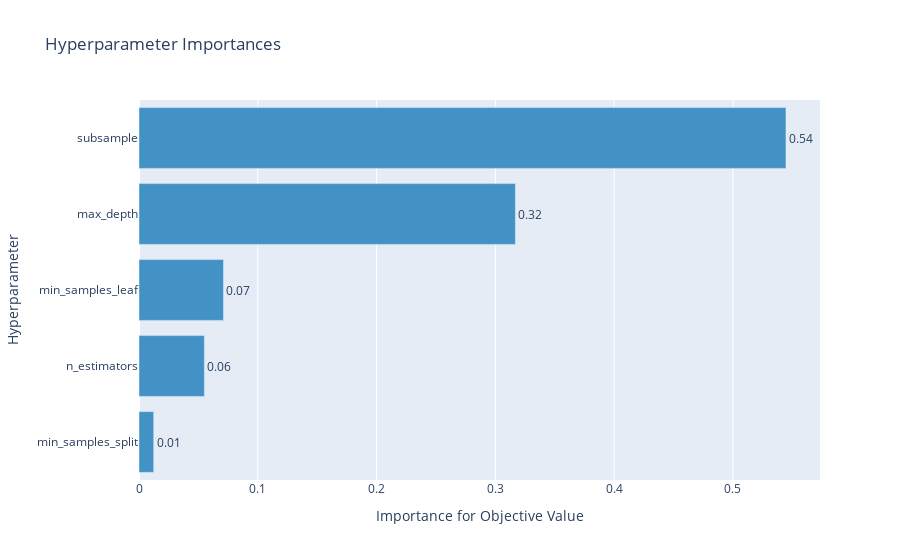

This figure's notebook cell:
### Code cell
optuna.visualization.plot_param_importances(study)

### Figure 1 — Plotly figure (JSON) as saved in the notebook; plotly's stock layout.template omitted (floating-point values rounded to 4 significant figures)
{"data": [{"cliponaxis": false, "hovertemplate": ["min_samples_split (IntUniformDistribution): 0.012384483181196386<extra></extra>", "n_estimators (IntUniformDistribution): 0.05502857639578205<extra></extra>", "min_samples_leaf (IntUniformDistribution): 0.07110038165675081<extra></extra>", "max_depth (IntUniformDistribution): 0.3168600921384653<extra></extra>", "subsample (UniformDistribution): 0.5446264666278055<extra></extra>"], "marker": {"color": "rgb(66,146,198)"}, "orientation": "h", "text": ["0.012384483181196386", "0.05502857639578205", "0.07110038165675081", "0.3168600921384653", "0.5446264666278055"], "textposition": "outside", "texttemplate": "%{text:.2f}", "type": "bar", "x": [0.01238, 0.05503, 0.0711, 0.3169, 0.5446], "y": ["min_samples_split", "n_estimators", "min_samples_leaf", "max_depth", "subsample"]}], "layout": {"showlegend": false, "title": {"text": "Hyperparameter Importances"}, "xaxis": {"title": {"text": "Importance for Objective Value"}}, "yaxis": {"title": {"text": "Hyperparameter"}}}}
